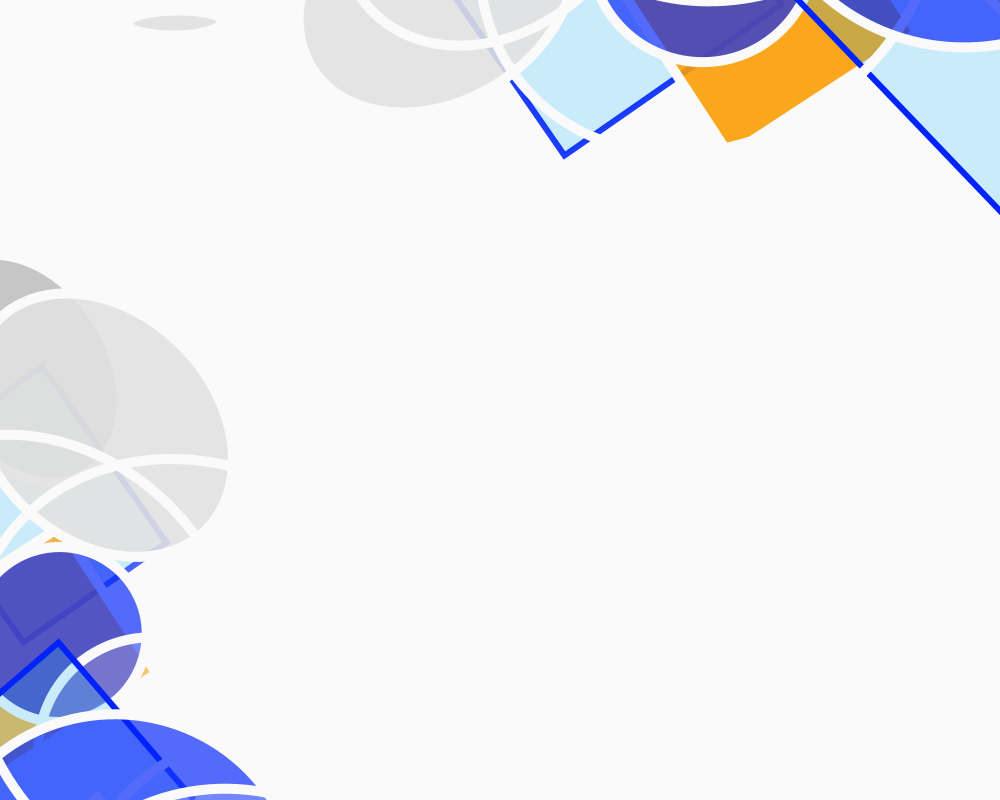
Frame 1 (no input)
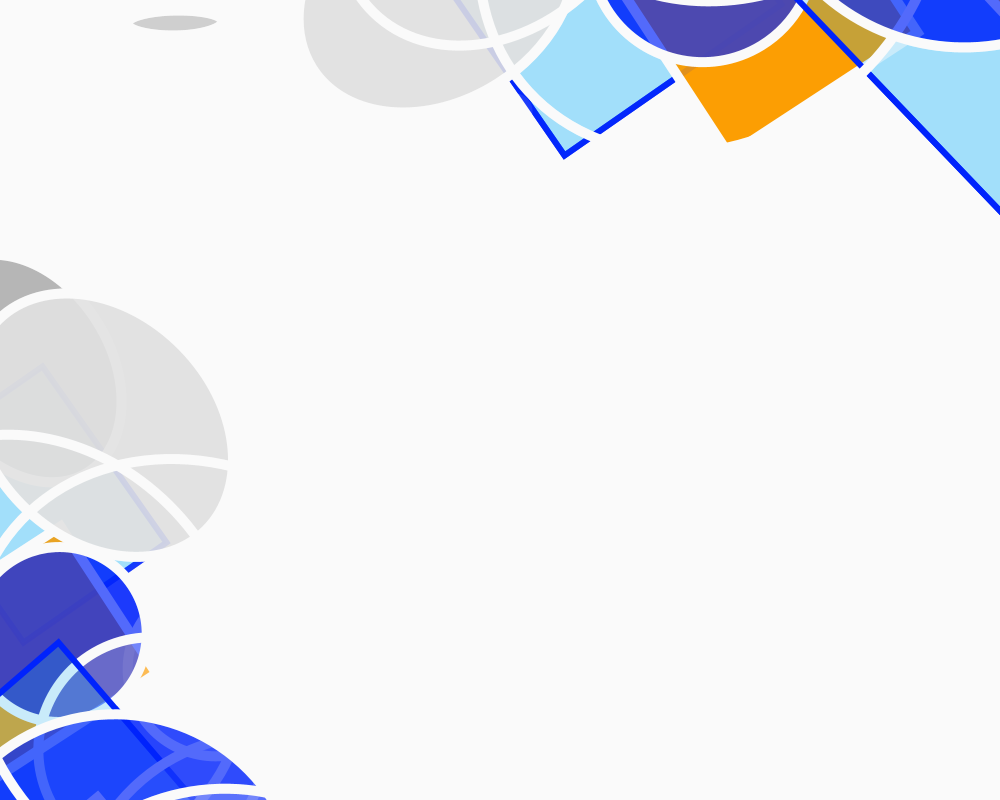
Frame 2 (the mouse pressed at the canvas centre, redrawn once)

The Processing sketch that drew these frames (run headless with seeded random() and noise(); the mouse was pressed at the canvas centre and the sketch redrawn once):

// Processing sketch: processing_82064
// ── processing_82064.pde

void setup()
{
  size(1000,800);
  background(250);  
}


void draw ()
{
  
  //Création d'une trame d'une seule ligne faite de rectangles
  for(int i = 25; i < 500; i = i+50)
  
  //Créations d'une succession de rotation de rectangles et de ronds en dégradé de gris
  {
    ;
    stroke(250);
    strokeWeight(10);
    fill(250, 50);
    rotate(PI/i);
    ellipse(i+500, i+20, i, i);
    
    fill(i, i);
    rotate(PI/i+50);
    ellipse(i+150, i, i+70, i);
    
    stroke(#0023FC, i);
    strokeWeight(6);
    fill(#00AEFC, 50);
    rotate(PI/i+30);
    rect(i+150, i, i+40, i);
    
    stroke(250);
    strokeWeight(10);
    fill(250, 50);
    rotate(PI/i);
    ellipse(i+500, i+20, i, i);
    
    fill(#FC9C00, i);
    rotate(PI/i);
    rect(i+300, i+60, i, i+20);
    
    fill(i, i);
    rotate(PI/i);
    ellipse(i+150, i, i+70, i);
    
    fill(#0023FC, 170);
    rotate(PI/i);
    ellipse(i+400, i+100, i, i);
   
  }
  
 noLoop(); 
}
